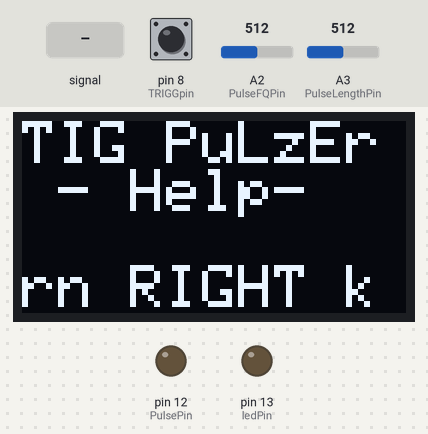
The sketch below on a simulated Arduino Uno, built with avr-gcc and run on an emulated ATmega328P. Shown: 128×64 one-colour display, output pins drawn as LEDs (lit = HIGH). Inputs (shaded band) come from the test bench; at power-on: A2 (PulseFQPin) = 512, pin 8 (TRIGGpin) HIGH, A3 (PulseLengthPin) = 512.

Above: at 6.2 s.
6.3 s: A2 (PulseFQPin) set to 583
8.6 s: A2 (PulseFQPin) set to 617
At 10.0 s:
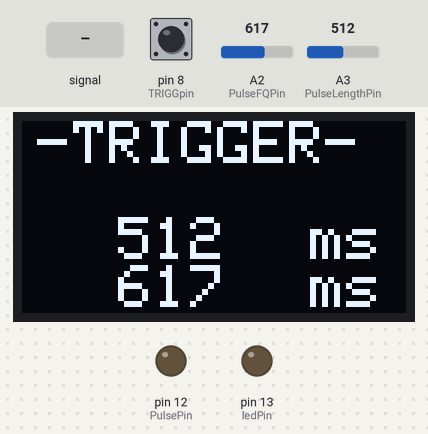
10.3 s: pin 8 (TRIGGpin) pulled LOW for 0.15 s
At 10.7 s:
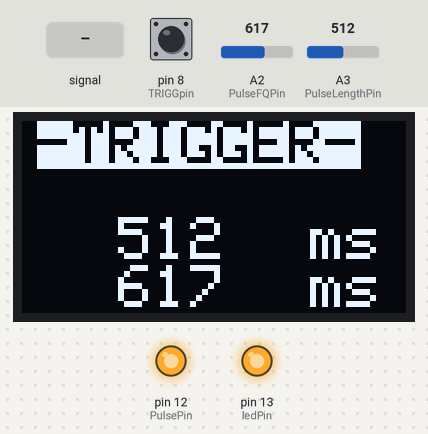
12.5 s: A2 (PulseFQPin) fed a 1000 Hz sine of ±255 counts around its level
At 13.05 s:
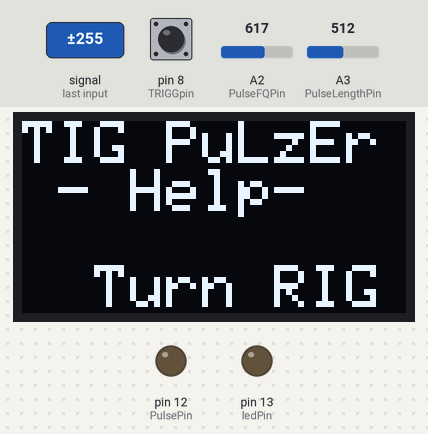
14.7 s: A3 (PulseLengthPin) fed a 200 Hz sine of ±81 counts around its level
At 15.68 s:
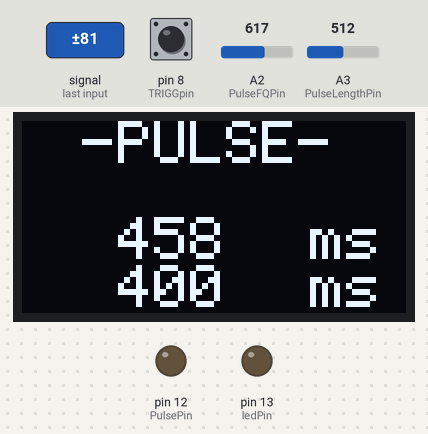
17.7 s: A3 (PulseLengthPin) set to 390
At 22.99 s:
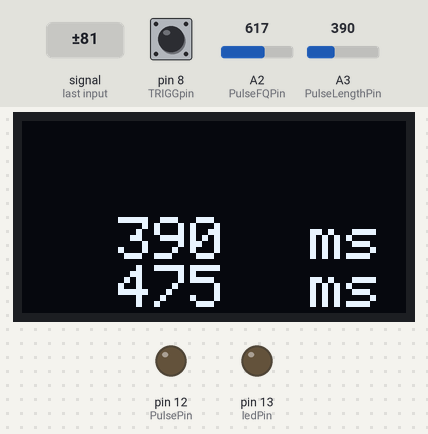
Timing chart, 0 to 24.3 s (numbered marks = the images above; inputs shaded):
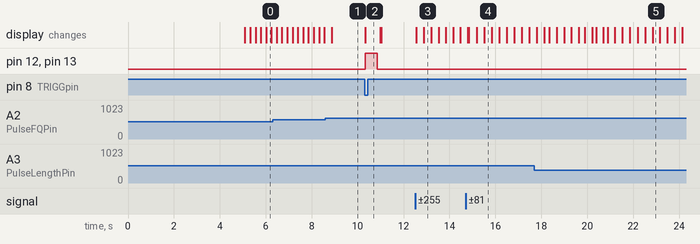

Measured:
- the behaviour switches between 599 and 600 on A2 (PulseFQPin) (found by bisection; images 0 and 1)
- after the input at 8.6 s, the display: changes after 0.27 s (image 1)
- after the input at 10.3 s, pin 12 (PulsePin), pin 13 (ledPin): LOW → HIGH at once, → LOW 0.51 s later; the display: changes at once (image 2)
- after the input at 12.5 s, the display: first changes after 0.06 s (image 3 shows a later state)

The sketch:

TIG_PulseTrigger1.3.ino
```cpp
// (licence header left out)
#include <SPI.h>
#include <Wire.h>
#include <Adafruit_GFX.h>
#include <Adafruit_SSD1306.h>

#define OLED_RESET 4
Adafruit_SSD1306 display(OLED_RESET);

#if (SSD1306_LCDHEIGHT != 64)
#error("Height incorrect, please fix Adafruit_SSD1306.h!");
#endif


// ********** Setup ************

int PulseLengthMin = 4;         // Lowest pulse lenght in ms

// Pin usage
int PulseFQPin = 2;             // potentiometer wiper (middle terminal) connected to analog pin 3
int PulseLengthPin = 3;         // outside leads to ground and +5V
int TRIGGpin = 8 ;              // for arc trigg in trigger mode
int ledPin   = 13;              // LED connected to digital pin 13
int PulsePin = 12;              // Relay connected to digital pin 12

// ********** Setup ends *********


int PulseFQ  = 0 ;
int PulseTime = 0 ;
int PulseLength = 0;
int FQ = 0;
int OffTime;
int enableCounter = 0;          // the pulse loop exit control

boolean triggEN = false;
boolean pulseEN = false;

char MODE[10] = "Pulse TIG";

// ************* Some basic functions ***********

int ReadPulseFQSensor(){
  int i;
  int sval = 0;

  for (i = 0; i < 5; i++){
    sval = sval + analogRead(PulseFQPin);    // sensor on analog pin
  }

  sval = sval / 5;    // average
  return sval;
}

int ReadPulseLenghtSensor(){
  int i;
  int sval = 0;

  for (i = 0; i < 5; i++){
    sval = sval + analogRead(PulseLengthPin);    // sensor on analog pin
  }

  sval = sval / 5;    // average
  return sval;
}

int ReadTriggSwitch(){

  boolean sval = 0;
    sval = digitalRead(TRIGGpin);    // switch on digital pin
    sval = !sval; // inverting the digital read due internal pullup
  return sval;
}


void setup()   {


  pinMode(ledPin, OUTPUT);      // sets the digital pin as output
  pinMode(PulsePin, OUTPUT);      // sets the digital pin as output
  pinMode(TRIGGpin, INPUT);           // set pin to input
  digitalWrite(TRIGGpin, HIGH);       // turn on pullup resistors
  display.begin(SSD1306_SWITCHCAPVCC, 0x3C);  // initialize with the I2C addr 0x3D (for the 128x64)
  display.clearDisplay();
  display.setCursor(0,0);
  display.setTextSize(2);
  display.setTextColor(WHITE);
  display.println("TIG PuLzEr");
  display.println("");
  display.setTextSize(2);
  display.println(" by Agge");
  display.setTextSize(1);
  display.println("    Ver 1.3");
  display.display();
  delay(5000);
}


void loop() {
//
display.clearDisplay(); // start the main loop with a clean display


PulseFQ = ReadPulseFQSensor();
PulseLength = ReadPulseLenghtSensor();
triggEN = ReadTriggSwitch();

// rules for pulse
if (PulseLength <= PulseLengthMin) PulseLength = PulseLengthMin;
if (PulseFQ <= PulseLengthMin*2) PulseFQ = PulseLengthMin*2;
if (PulseLength >= PulseFQ) PulseLength = PulseFQ - PulseLengthMin;

// some filtering for the function select
if (PulseFQ >= 400 && PulseFQ <= 474) PulseFQ = 400;
if (PulseFQ >= 526 && PulseFQ <= 600) PulseFQ = 600;

OffTime = PulseFQ -PulseLength;              // geting the on/off Trigg timeing
PulseTime = PulseFQ;

  display.setCursor(0,0);
  display.setTextSize(2);


  if (triggEN == 1) {
  display.setTextColor(BLACK, WHITE);
  enableCounter = ++ enableCounter;
  }
  else {
  display.setTextColor(WHITE);
  }

  if (PulseFQ >= 600) // go to trigger mode
  {
    enableCounter = 0;
    display.setCursor(5,0);
    display.setTextColor(WHITE);
    display.println("-TRIGGER-");
    trigger();
    triggEN = 0;
    //display.clearDisplay();
  }

  if (PulseFQ <= 400) // go to pulse mode
  {

    display.setCursor(20,0);
    display.println("-PULSE-");
      pulse();
    if (enableCounter > 1){enableCounter = 0;}

  }

  if (PulseFQ > 475 && PulseFQ < 525) {

   dissable();
   }
  //display.setCursor(10,0);
  display.setTextColor(WHITE);

  display.println("");
  display.print(" ");
  display.setCursor(32,32);
  display.print(PulseLength);
  display.setCursor(96,32);
  display.print("ms");
  display.setCursor(32,48);
  display.print(PulseTime);
  display.setCursor(96,48);
  display.print("ms");
  display.display();

}


// *********  Arc starts here ***********

void arc(void) {

  digitalWrite(ledPin, HIGH);   // sets the LED on
  digitalWrite(PulsePin, HIGH);   // sets the relay on
  delay(PulseLength);
  digitalWrite(ledPin, LOW);    // sets the LED off
  digitalWrite(PulsePin, LOW);    // sets the relay off
  delay(OffTime);
}


// *********  Trigger starts here ***********

void trigger(void) {


triggEN = ReadTriggSwitch();
if (triggEN == 1){

  display.setCursor(5,0);
  display.print("       ");
  display.setTextColor(BLACK, WHITE);
  display.setCursor(5,0);
  display.println("-TRIGGER-");
  display.setTextColor(WHITE);
  display.println("");
  display.print(" ");
  display.setCursor(32,32);
  display.print(PulseLength);
  display.setCursor(96,32);
  display.print("ms");
  display.setCursor(32,48);
  display.print(PulseTime);
  display.setCursor(96,48);
  display.print("ms");
  display.display();

arc();

  display.setCursor(5,0);
  display.setTextColor(WHITE);
  //display.clearDisplay();
  display.println("-TRIGGER-");
  display.setTextColor(WHITE);
  display.println("");
  display.print(" ");
  display.setCursor(32,32);
  display.print(PulseLength);
  display.setCursor(96,32);
  display.print("ms");
  display.setCursor(32,48);
  display.print(PulseTime);
  display.setCursor(96,48);
  display.print("ms");
  display.display();


}
}


// *********  Pulse rutine starts here ***********

void pulse(void) {

triggEN = ReadTriggSwitch();

if (enableCounter == 1){pulseEN = true;}else {pulseEN = false;}

if (pulseEN == true) {

  display.setCursor(20,0);
  display.setTextColor(BLACK, WHITE);
  display.clearDisplay();
  display.println("-PULSE-");
  display.setTextColor(WHITE);
  display.println("");
  display.print(" ");
  display.setCursor(32,32);
  display.print(PulseLength);
  display.setCursor(96,32);
  display.print("ms");
  display.setCursor(32,48);
  display.print(PulseTime);
  display.setCursor(96,48);
  display.print("ms");
  display.display();
arc();

  display.setCursor(20,0);
  display.setTextColor(WHITE);
  display.clearDisplay();
  display.println("-PULSE-");
  display.setTextColor(WHITE);
  display.println("");
  display.print(" ");
  display.setCursor(32,32);
  display.print(PulseLength);
  display.setCursor(96,32);
  display.print("ms");
  display.setCursor(32,48);
  display.print(PulseTime);
  display.setCursor(96,48);
  display.print("ms");
  display.display();
}

}

void dissable(void) {

display.setTextColor(WHITE);

String text = "  Turn RIGHT knob left or right to select function... Press TRIGGER to start selected function...  "; // First line
const int width = 10; // width of the marquee display (in characters)

// Loop once through the string
for (int offset = 0; offset < text.length(); offset++)
  {

        // Construct the string to display for this iteration
    String t = "";

      for (int i = 0; i < width; i++)

      t += text.charAt((offset + i) % text.length());
      display.setCursor(0,0);
      display.print("TIG PuLzEr");
      display.setCursor(0,16);
      display.print(" - Help- ");
      // Print the string for this iteration
      display.setCursor(0,48);
      display.print(t);
      display.display();

  // bail out on sensor detect
       PulseFQ = ReadPulseFQSensor();
       if (PulseFQ <= 400 || PulseFQ >= 600){
       break;
       }

 // Short delay so the text doesn't move too fast
delay(200);
display.clearDisplay();

  }
}
```
